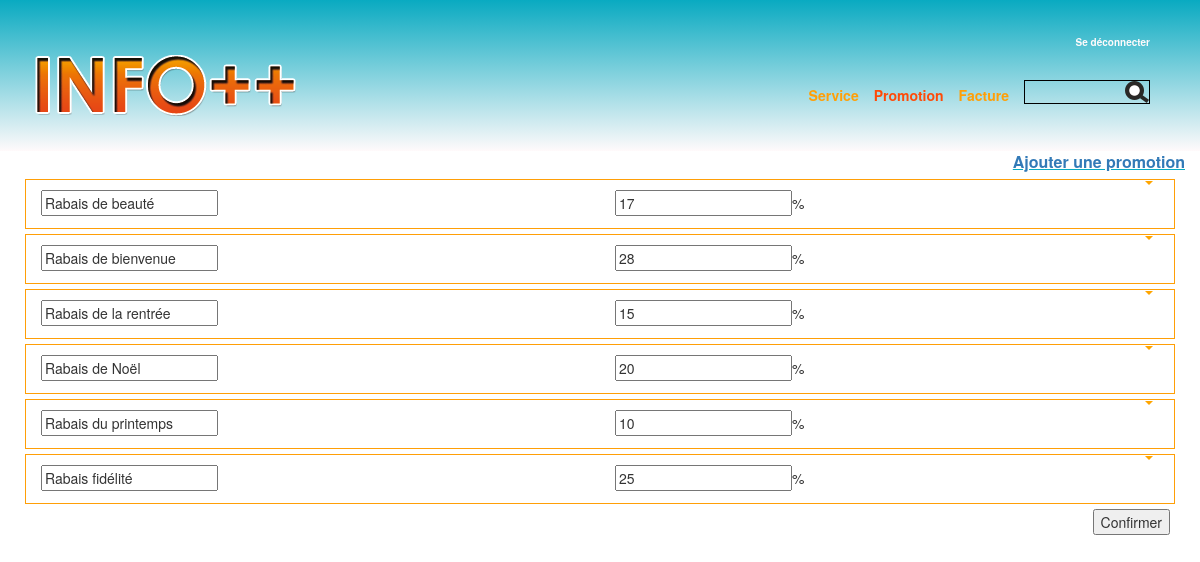
The app's page /PageAdmin/promotion.php, older data.
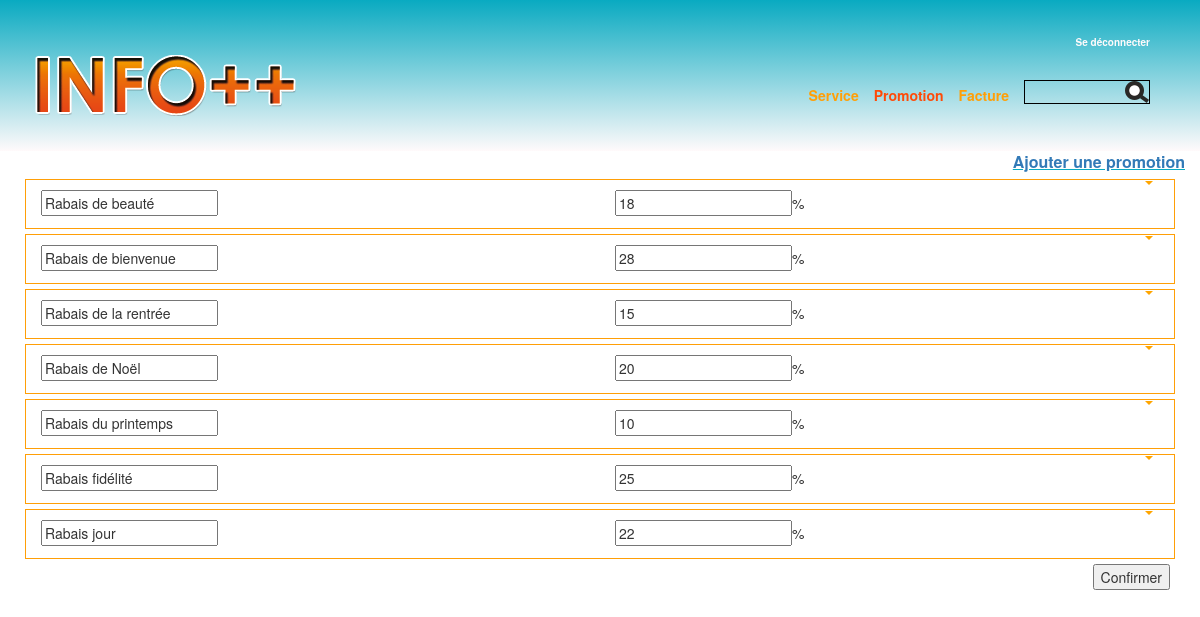
The same page, newer data.
### tables this page shows
CREATE TABLE `promotion` (
  `pk_promotion` int(11) NOT NULL,
  `promotion_titre` varchar(75) DEFAULT NULL,
  `rabais` decimal(2,2) DEFAULT NULL
);

### MoteurBD/moteurBD.php (called while the page is built, shortened)
<?php
class moteurBD {
    function connection() {
        $server = "localhost";
        $username = "root";
        $password = "";
        $dbname = "labo";
        $con = new mysqli($server, $username, $password, $dbname);
        return $con;
    }
    function getPromotions(){
        $mysqli = $this->connection();
        $mysqli->set_charset("utf8");
        $results = $mysqli->query("SELECT * FROM promotion ORDER BY promotion_titre");
        $allrabais = array();
        while ($row = $results->fetch_assoc()) {
            $allrabais[] = array(
                'pk_promotion' => $row['pk_promotion'],
                'promotion_titre' => $row['promotion_titre'],
                'rabais' => $row['rabais']
            );
        }
        return $allrabais;
    }
}

### PageAdmin/promotion.php (the view, shortened to what this page needs)
<html>
    <head>
        <link rel="stylesheet" type="text/css" href="../css/reset.css"/>
        <link rel="stylesheet" href="../css/style.css">
        <link rel="stylesheet" href="https://maxcdn.bootstrapcdn.com/bootstrap/3.3.7/css/bootstrap.min.css">
    </head>
    <body>
        <?php
        include ('../PageInject/EnteteAdmin.php');
        include ('../MoteurBD/moteurBD.php');
        $moteur = new moteurBD();
        $promotions = $moteur->getPromotions();
        $maxPromotions = sizeof($promotions);
        ?>
        <?php
        echo "<div class='col-sm-12 col-md-12 col-lg-12 ajoutService'><a href='#' class='ajouter'>Ajouter une promotion</a></div>";
        echo "<form class='col-sm-12 col-md-12 col-lg-12 myForm' action='../Controleur/cPromotion.php' method='post' enctype='multipart/form-data'>";
        echo "<div class='formWrapper'>";
        for($i = 0; $i < $maxPromotions; $i++){
            $prixPercent = 100 * (float)$promotions[$i]['rabais'];
            echo "<div id='promotionCat'>
                <div class='divIDRabaisModal'>
                    <input type='text' name='idRabaisModal".$i."' id='idRabaisModal' value='".$promotions[$i]['pk_promotion']."' placeholder='idRabaisModal'>
                    <p>".$promotions[$i]['pk_promotion']."</p>
                </div>
                <div class='col-sm-6 col-md-6 col-lg-6 marginPromoTitre'>
                    <input type='text' value='".$promotions[$i]['promotion_titre']."' id='promoTitre".$promotions[$i]['pk_promotion']."' readonly='readonly' name='promoTitre".$i."' required/>
                </div>
                <div class='col-sm-4 col-md-4 col-lg-4 marginPromoPercent'>
                    <input type='text' value='".$prixPercent."' readonly='readonly' id='promoPercent".$promotions[$i]['pk_promotion']."' name='promoPercent".$i."' required/><span>%</span>
                </div>
                <div class='col-sm-2 col-md-2 col-lg-2'>
                    <div class='dropdown'>
                        <button class='btnDropdown' type='button' data-toggle='dropdown'>
                        <span class='caret'></span></button>
                        <ul class='dropdown-menu dropdown-menu-right'>
                          <li><a href='#' class='applyAll' >Appliquer à tous les services</a></li>
                          <li><a href='#' class='modifierRabais' >Modifier la promotion</a></li>
                          <li><a href='#' class='supprimerRabais'>Supprimer la promotion</a></li>
                        </ul>
                    </div>
                </div>
              </div>";
        }
        echo "</div>";
        echo "<div class='col-sm-12 col-md-12 col-lg-12 confirmPositioning'>
                    <input type='submit' id='confirmer' class='confirmer' value='Confirmer'>
              </div>";
        echo "</form>";
        ?>
    </body>
</html>

Row changes from the older to the newer data that the page shows:
changed promotion "Rabais de beauté": rabais "17" → "18"
added promotion: promotion_titre "Rabais jour", rabais "22"
